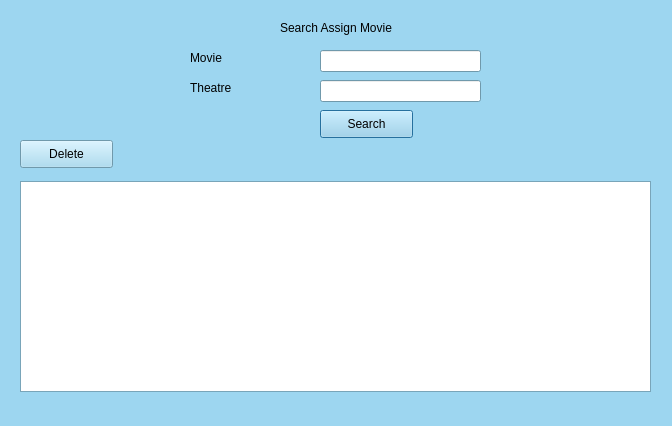
<?xml version="1.0" encoding="UTF-8"?>
<ui version="4.0">
 <class>SearchAssignMovie</class>
 <widget class="QDialog" name="SearchAssignMovie">
  <property name="geometry">
   <rect>
    <x>0</x>
    <y>0</y>
    <width>672</width>
    <height>426</height>
   </rect>
  </property>
  <property name="palette">
   <palette>
    <active>
     <colorrole role="WindowText">
      <brush brushstyle="SolidPattern">
       <color alpha="255">
        <red>0</red>
        <green>0</green>
        <blue>0</blue>
       </color>
      </brush>
     </colorrole>
     <colorrole role="Button">
      <brush brushstyle="SolidPattern">
       <color alpha="255">
        <red>157</red>
        <green>214</green>
        <blue>240</blue>
       </color>
      </brush>
     </colorrole>
     <colorrole role="Light">
      <brush brushstyle="SolidPattern">
       <color alpha="255">
        <red>255</red>
        <green>255</green>
        <blue>255</blue>
       </color>
      </brush>
     </colorrole>
     <colorrole role="Midlight">
      <brush brushstyle="SolidPattern">
       <color alpha="255">
        <red>206</red>
        <green>234</green>
        <blue>247</blue>
       </color>
      </brush>
     </colorrole>
     <colorrole role="Dark">
      <brush brushstyle="SolidPattern">
       <color alpha="255">
        <red>78</red>
        <green>107</green>
        <blue>120</blue>
       </color>
      </brush>
     </colorrole>
     <colorrole role="Mid">
      <brush brushstyle="SolidPattern">
       <color alpha="255">
        <red>105</red>
        <green>143</green>
        <blue>160</blue>
       </color>
      </brush>
     </colorrole>
     <colorrole role="Text">
      <brush brushstyle="SolidPattern">
       <color alpha="255">
        <red>0</red>
        <green>0</green>
        <blue>0</blue>
       </color>
      </brush>
     </colorrole>
     <colorrole role="BrightText">
      <brush brushstyle="SolidPattern">
       <color alpha="255">
        <red>255</red>
        <green>255</green>
        <blue>255</blue>
       </color>
      </brush>
     </colorrole>
     <colorrole role="ButtonText">
      <brush brushstyle="SolidPattern">
       <color alpha="255">
        <red>0</red>
        <green>0</green>
        <blue>0</blue>
       </color>
      </brush>
     </colorrole>
     <colorrole role="Base">
      <brush brushstyle="SolidPattern">
       <color alpha="255">
        <red>255</red>
        <green>255</green>
        <blue>255</blue>
       </color>
      </brush>
     </colorrole>
     <colorrole role="Window">
      <brush brushstyle="SolidPattern">
       <color alpha="255">
        <red>157</red>
        <green>214</green>
        <blue>240</blue>
       </color>
      </brush>
     </colorrole>
     <colorrole role="Shadow">
      <brush brushstyle="SolidPattern">
       <color alpha="255">
        <red>0</red>
        <green>0</green>
        <blue>0</blue>
       </color>
      </brush>
     </colorrole>
     <colorrole role="AlternateBase">
      <brush brushstyle="SolidPattern">
       <color alpha="255">
        <red>206</red>
        <green>234</green>
        <blue>247</blue>
       </color>
      </brush>
     </colorrole>
     <colorrole role="ToolTipBase">
      <brush brushstyle="SolidPattern">
       <color alpha="255">
        <red>255</red>
        <green>255</green>
        <blue>220</blue>
       </color>
      </brush>
     </colorrole>
     <colorrole role="ToolTipText">
      <brush brushstyle="SolidPattern">
       <color alpha="255">
        <red>0</red>
        <green>0</green>
        <blue>0</blue>
       </color>
      </brush>
     </colorrole>
    </active>
    <inactive>
     <colorrole role="WindowText">
      <brush brushstyle="SolidPattern">
       <color alpha="255">
        <red>0</red>
        <green>0</green>
        <blue>0</blue>
       </color>
      </brush>
     </colorrole>
     <colorrole role="Button">
      <brush brushstyle="SolidPattern">
       <color alpha="255">
        <red>157</red>
        <green>214</green>
        <blue>240</blue>
       </color>
      </brush>
     </colorrole>
     <colorrole role="Light">
      <brush brushstyle="SolidPattern">
       <color alpha="255">
        <red>255</red>
        <green>255</green>
        <blue>255</blue>
       </color>
      </brush>
     </colorrole>
     <colorrole role="Midlight">
      <brush brushstyle="SolidPattern">
       <color alpha="255">
        <red>206</red>
        <green>234</green>
        <blue>247</blue>
       </color>
      </brush>
     </colorrole>
     <colorrole role="Dark">
      <brush brushstyle="SolidPattern">
       <color alpha="255">
        <red>78</red>
        <green>107</green>
        <blue>120</blue>
       </color>
      </brush>
     </colorrole>
     <colorrole role="Mid">
      <brush brushstyle="SolidPattern">
       <color alpha="255">
        <red>105</red>
        <green>143</green>
        <blue>160</blue>
       </color>
      </brush>
     </colorrole>
     <colorrole role="Text">
      <brush brushstyle="SolidPattern">
       <color alpha="255">
        <red>0</red>
        <green>0</green>
        <blue>0</blue>
       </color>
      </brush>
     </colorrole>
     <colorrole role="BrightText">
      <brush brushstyle="SolidPattern">
       <color alpha="255">
        <red>255</red>
        <green>255</green>
        <blue>255</blue>
       </color>
      </brush>
     </colorrole>
     <colorrole role="ButtonText">
      <brush brushstyle="SolidPattern">
       <color alpha="255">
        <red>0</red>
        <green>0</green>
        <blue>0</blue>
       </color>
      </brush>
     </colorrole>
     <colorrole role="Base">
      <brush brushstyle="SolidPattern">
       <color alpha="255">
        <red>255</red>
        <green>255</green>
        <blue>255</blue>
       </color>
      </brush>
     </colorrole>
     <colorrole role="Window">
      <brush brushstyle="SolidPattern">
       <color alpha="255">
        <red>157</red>
        <green>214</green>
        <blue>240</blue>
       </color>
      </brush>
     </colorrole>
     <colorrole role="Shadow">
      <brush brushstyle="SolidPattern">
       <color alpha="255">
        <red>0</red>
        <green>0</green>
        <blue>0</blue>
       </color>
      </brush>
     </colorrole>
     <colorrole role="AlternateBase">
      <brush brushstyle="SolidPattern">
       <color alpha="255">
        <red>206</red>
        <green>234</green>
        <blue>247</blue>
       </color>
      </brush>
     </colorrole>
     <colorrole role="ToolTipBase">
      <brush brushstyle="SolidPattern">
       <color alpha="255">
        <red>255</red>
        <green>255</green>
        <blue>220</blue>
       </color>
      </brush>
     </colorrole>
     <colorrole role="ToolTipText">
      <brush brushstyle="SolidPattern">
       <color alpha="255">
        <red>0</red>
        <green>0</green>
        <blue>0</blue>
       </color>
      </brush>
     </colorrole>
    </inactive>
    <disabled>
     <colorrole role="WindowText">
      <brush brushstyle="SolidPattern">
       <color alpha="255">
        <red>78</red>
        <green>107</green>
        <blue>120</blue>
       </color>
      </brush>
     </colorrole>
     <colorrole role="Button">
      <brush brushstyle="SolidPattern">
       <color alpha="255">
        <red>157</red>
        <green>214</green>
        <blue>240</blue>
       </color>
      </brush>
     </colorrole>
     <colorrole role="Light">
      <brush brushstyle="SolidPattern">
       <color alpha="255">
        <red>255</red>
        <green>255</green>
        <blue>255</blue>
       </color>
      </brush>
     </colorrole>
     <colorrole role="Midlight">
      <brush brushstyle="SolidPattern">
       <color alpha="255">
        <red>206</red>
        <green>234</green>
        <blue>247</blue>
       </color>
      </brush>
     </colorrole>
     <colorrole role="Dark">
      <brush brushstyle="SolidPattern">
       <color alpha="255">
        <red>78</red>
        <green>107</green>
        <blue>120</blue>
       </color>
      </brush>
     </colorrole>
     <colorrole role="Mid">
      <brush brushstyle="SolidPattern">
       <color alpha="255">
        <red>105</red>
        <green>143</green>
        <blue>160</blue>
       </color>
      </brush>
     </colorrole>
     <colorrole role="Text">
      <brush brushstyle="SolidPattern">
       <color alpha="255">
        <red>78</red>
        <green>107</green>
        <blue>120</blue>
       </color>
      </brush>
     </colorrole>
     <colorrole role="BrightText">
      <brush brushstyle="SolidPattern">
       <color alpha="255">
        <red>255</red>
        <green>255</green>
        <blue>255</blue>
       </color>
      </brush>
     </colorrole>
     <colorrole role="ButtonText">
      <brush brushstyle="SolidPattern">
       <color alpha="255">
        <red>78</red>
        <green>107</green>
        <blue>120</blue>
       </color>
      </brush>
     </colorrole>
     <colorrole role="Base">
      <brush brushstyle="SolidPattern">
       <color alpha="255">
        <red>157</red>
        <green>214</green>
        <blue>240</blue>
       </color>
      </brush>
     </colorrole>
     <colorrole role="Window">
      <brush brushstyle="SolidPattern">
       <color alpha="255">
        <red>157</red>
        <green>214</green>
        <blue>240</blue>
       </color>
      </brush>
     </colorrole>
     <colorrole role="Shadow">
      <brush brushstyle="SolidPattern">
       <color alpha="255">
        <red>0</red>
        <green>0</green>
        <blue>0</blue>
       </color>
      </brush>
     </colorrole>
     <colorrole role="AlternateBase">
      <brush brushstyle="SolidPattern">
       <color alpha="255">
        <red>157</red>
        <green>214</green>
        <blue>240</blue>
       </color>
      </brush>
     </colorrole>
     <colorrole role="ToolTipBase">
      <brush brushstyle="SolidPattern">
       <color alpha="255">
        <red>255</red>
        <green>255</green>
        <blue>220</blue>
       </color>
      </brush>
     </colorrole>
     <colorrole role="ToolTipText">
      <brush brushstyle="SolidPattern">
       <color alpha="255">
        <red>0</red>
        <green>0</green>
        <blue>0</blue>
       </color>
      </brush>
     </colorrole>
    </disabled>
   </palette>
  </property>
  <property name="windowTitle">
   <string>Dialog</string>
  </property>
  <widget class="QLabel" name="label">
   <property name="geometry">
    <rect>
     <x>280</x>
     <y>20</y>
     <width>141</width>
     <height>16</height>
    </rect>
   </property>
   <property name="text">
    <string>Search Assign Movie</string>
   </property>
  </widget>
  <widget class="QLabel" name="label_2">
   <property name="geometry">
    <rect>
     <x>190</x>
     <y>50</y>
     <width>101</width>
     <height>16</height>
    </rect>
   </property>
   <property name="text">
    <string>Movie</string>
   </property>
  </widget>
  <widget class="QLineEdit" name="edtMov">
   <property name="geometry">
    <rect>
     <x>320</x>
     <y>50</y>
     <width>161</width>
     <height>22</height>
    </rect>
   </property>
  </widget>
  <widget class="QLabel" name="label_3">
   <property name="geometry">
    <rect>
     <x>190</x>
     <y>80</y>
     <width>101</width>
     <height>16</height>
    </rect>
   </property>
   <property name="text">
    <string>Theatre</string>
   </property>
  </widget>
  <widget class="QLineEdit" name="edtTh">
   <property name="geometry">
    <rect>
     <x>320</x>
     <y>80</y>
     <width>161</width>
     <height>22</height>
    </rect>
   </property>
  </widget>
  <widget class="QPushButton" name="btnSearch">
   <property name="geometry">
    <rect>
     <x>320</x>
     <y>110</y>
     <width>93</width>
     <height>28</height>
    </rect>
   </property>
   <property name="text">
    <string>Search</string>
   </property>
  </widget>
  <widget class="QTableView" name="tableView">
   <property name="geometry">
    <rect>
     <x>20</x>
     <y>181</y>
     <width>631</width>
     <height>211</height>
    </rect>
   </property>
  </widget>
  <widget class="QPushButton" name="btnDel">
   <property name="geometry">
    <rect>
     <x>20</x>
     <y>140</y>
     <width>93</width>
     <height>28</height>
    </rect>
   </property>
   <property name="text">
    <string>Delete</string>
   </property>
  </widget>
 </widget>
 <resources/>
 <connections/>
</ui>
